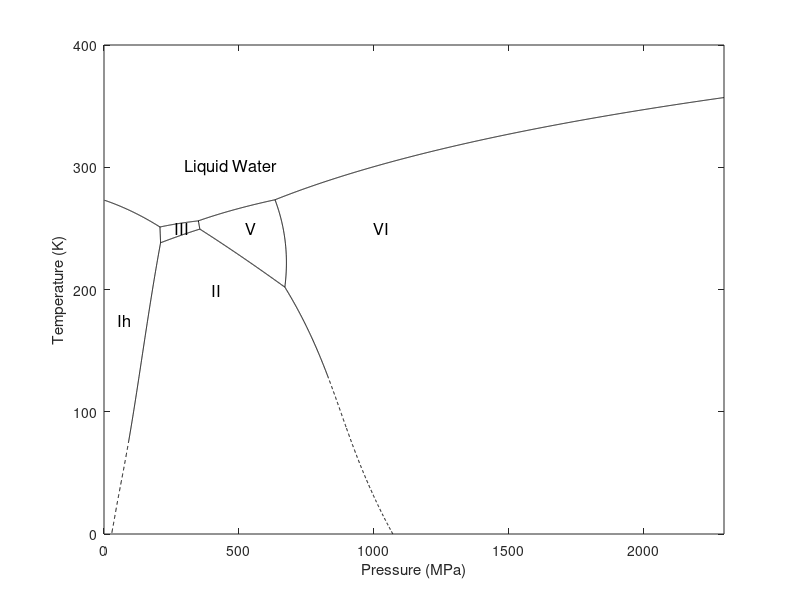

MATLAB code for this plot:
function SF_WPD_v1
%Clinton & Journaux, 2020 
    %This function generates the SeaFreeze Water Phase Diagram. It is calculated
    %by minimizing the differences of Gibbs energy and taking a zero contour. To call the diagram, type:
    %SF_WPD.
    %The data is saved to reduce computing time. See SF_PhaseLines.m for data
    %calculations. 
%Data stored in SeaFreeze WPD.mat
load('WPD','-mat', 'Solid_Solid', 'Melt_Line') 

%Plot Data 
plot(Melt_Line.TP_Ih_water1(2,:),Melt_Line.TP_Ih_water1(1,:),'k-')
hold on
plot(Solid_Solid.TP_Ih_II(2,1:209), Solid_Solid.TP_Ih_II(1,1:209), 'k--');
plot(Solid_Solid.TP_Ih_II(2,209:656), Solid_Solid.TP_Ih_II(1,209:656),'k-');
plot(Solid_Solid.TP_Ih_III(2,:), Solid_Solid.TP_Ih_III(1,:),'k-');
plot(Solid_Solid.TP_II_III(2,:), Solid_Solid.TP_II_III(1,:),'k-');
plot(Solid_Solid.TP_II_V(2,:), Solid_Solid.TP_II_V(1,:),'k-');
plot(Solid_Solid.TP_II_VI(2,506:end), Solid_Solid.TP_II_VI(1,506:end),'k-');
plot(Solid_Solid.TP_II_VI(2,1:506), Solid_Solid.TP_II_VI(1,1:506),'k--');
plot(Solid_Solid.TP_III_V(2,1:19), Solid_Solid.TP_III_V(1,:),'k-');
plot(Melt_Line.TP_III_water1(2,:), Melt_Line.TP_III_water1(1,:),'k-');
plot(Melt_Line.TP_V_water1(2,:), Melt_Line.TP_V_water1(1,:),'k-');
plot(Melt_Line.TP_VI_water1(2,:), Melt_Line.TP_VI_water1(1,:),'k-');
plot(Solid_Solid.TP_V_VI(2,:), Solid_Solid.TP_V_VI(1,:),'k-');

%Add Text
text(50,175,'Ih','FontSize',12)
text(300,300, 'Liquid Water','FontSize',12)
text(400,200,'II','FontSize',12) 
text(260,250, 'III','FontSize',12)
text(525,250, 'V','FontSize',12)
text(1000,250,'VI','FontSize',12)
xlabel('Pressure (MPa)')
ylabel('Temperature (K)') 
%legend('Phase transitions','Metastable extensions','FontSize',12)

Tbound=[0 400];
Pbound=[0 2300];

ylim(Tbound)
xlim(Pbound)
